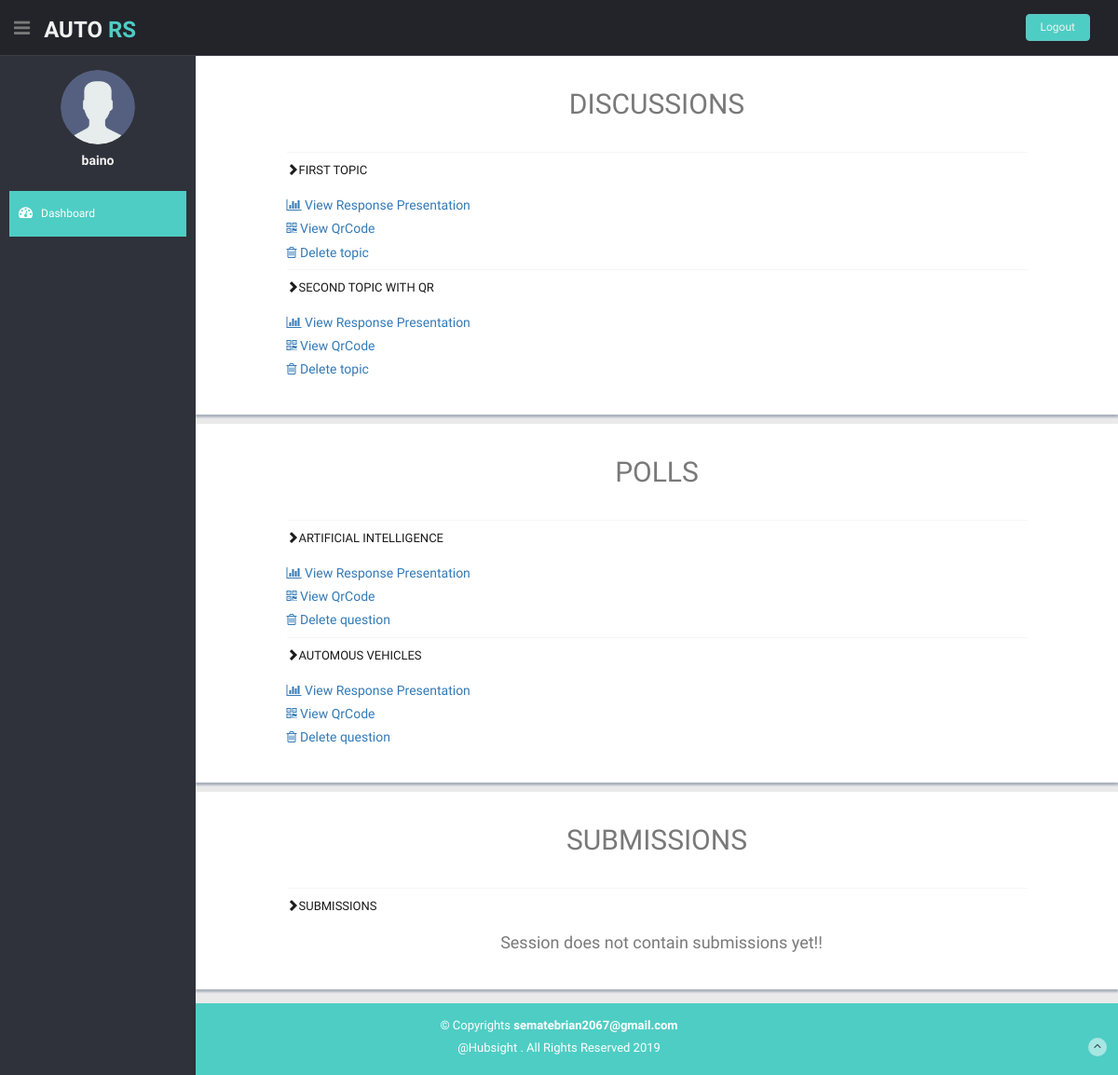
The app's page /moderator/session/2/details/ (signed in), older data.
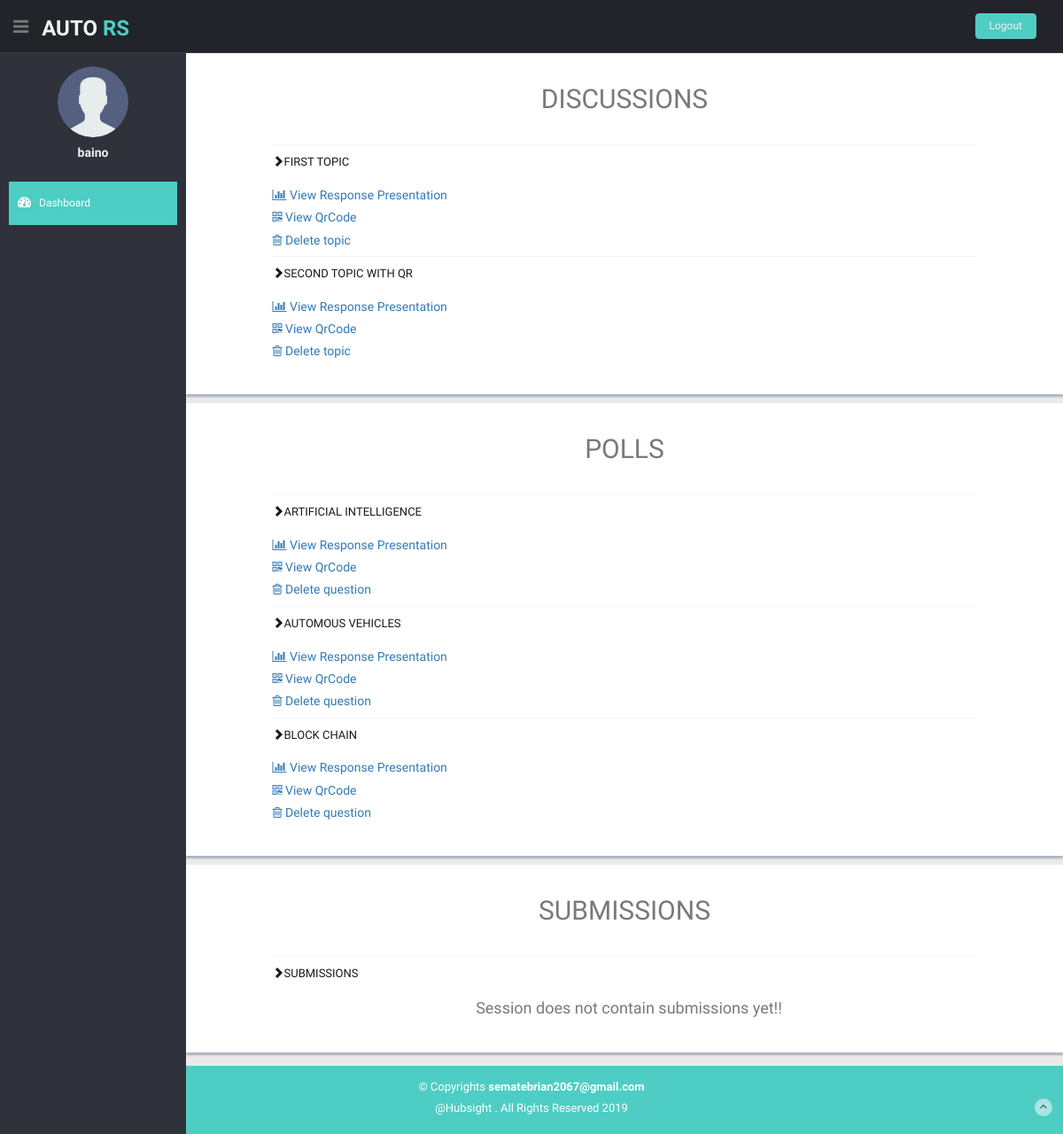
The same page, newer data.
### Ars/models.py (models this page shows)
class Topic(models.Model):
    topic_name = models.CharField(max_length=250, null=False)
    session = models.ForeignKey(Session, on_delete=models.CASCADE)
    qr_link_name = models.CharField(max_length=25, null=True)
    presentation_name = models.CharField(max_length=25, null=True)

class Question(models.Model):
    option_type = models.CharField(max_length=12, null=True)
    question = models.CharField(max_length=350, null=False)
    session = models.ForeignKey(Session, on_delete=models.CASCADE)
    qr_link_name = models.CharField(max_length=25, null=True)
    presentation_name = models.CharField(max_length=25, null=True)

### Ars/decorators.py (the view)
    def wrapper(request, **kwargs):
        if request is not None:
            if request.method == "GET":
                return function(request, **kwargs)
            raise Exception("method not allowed.")
        raise Exception("request is null")

### moderator/sessionViews.py (called while the page is built)
@login_required
@Get_check
def sessionDetails(request,session_pk):
    details = {}
    session = get_session_by_id(session_pk)
    if session and (session.owner.id==request.user.id):
        details['polls']=session.question_set.all()
        details['topics']=session.topic_set.all()
        details['submissions']=session.submission_set.all()
        details['session_key']=session.session_key
    return render(request,'moderator/sessiondetails.html',details)

def get_session_by_id(pk):
    session={}
    try:
        session = Session.objects.get(id=pk)
    except Session.DoesNotExist:
        return false
    else:
        return session

### moderator/templates/moderator/sessiondetails.html (shortened to what the changed rows need)
{% extends 'moderator/base.html'%}
{%block body%}
<section id="main-content">
  <section class="wrapper">
    <div class="row content-panel">
      <h2 class="centered">DISCUSSIONS</h2>
      <div class="col-md-10 col-md-offset-1 mt mb">
        <div class="accordion" id="accordion1">
          {%for topic in topics%}
          <div class="accordion-group">
            <div class="accordion-heading">
              <a class="accordion-toggle" data-toggle="collapse" data-parent="#accordion1" href="#collapseTopic-{{topic.id}}">
                <em class="glyphicon glyphicon-chevron-right icon-fixed-width"></em>{{topic.topic_name}}
                </a>
            </div>
            <div id="collapseTopic-{{topic.id}}" class="accordion-body collapse in">
              <div class="accordion-inner">
                <a href="{% url 'moderator:viewPresentation' 'test' %}">
                  <h5><i class="fa fa-bar-chart"></i> View Response Presentation</h5>
                </a>
                  {%if topic.qr_link_name is not None %}
                <a href="{% url 'Ars:qrcode_details' session_key topic.qr_link_name %}">
                  <h5><i class="fa fa-qrcode"></i> View QrCode</h5>
                </a>
                {%endif%}
                <a href="#" onclick="
                var result = confirm('Are you sure you wish to delete this topic?');
                    if( result ){
                            event.preventDefault();
                            document.getElementById('delete-form-topic-{{topic.id}}').submit();
                    }
                        " >
                    <h5><i class="fa fa-trash-o"></i> Delete topic</h5>
                </a>
              </div>
            </div>
          </div>
          {%empty%}
          <p>
            <h4 class="centered">
            Session does not contain any topics yet!!
            </h4>
          </p>
          {%endfor%}
        </div>
      </div>
    </div>
    <div class="row content-panel">
      <h2 class="centered">POLLS</h2>
      <div class="col-md-10 col-md-offset-1 mt mb">
        <div class="accordion" id="accordion2">
          {%for poll in polls%}
          <div class="accordion-group">
            <div class="accordion-heading">
              <a class="accordion-toggle" data-toggle="collapse" data-parent="#accordion2" href="#collapsePoll-{{poll.id}}">
                <em class="glyphicon glyphicon-chevron-right icon-fixed-width"></em>{{poll.question}}
                </a>
            </div>
            <div id="collapsePoll-{{poll.id}}" class="accordion-body collapse in">
              <div class="accordion-inner">
                <a href="{% url 'moderator:viewPresentation' poll.presentation_name %}">
                  <h5><i class="fa fa-bar-chart"></i> View Response Presentation</h5>
                </a>
                {%if poll.qr_link_name is not None %}
                <a href="{% url 'Ars:qrcode_details' session_key poll.qr_link_name %}">
                  <h5><i class="fa fa-qrcode"></i> View QrCode</h5>
                </a>
                {%endif%}
                <a href="#" onclick="
                var result = confirm('Are you sure you wish to delete this question?');
                    if( result ){
                            event.preventDefault();
                            document.getElementById('delete-form-poll-{{poll.id}}').submit();
                    }
                        " >
                    <h5><i class="fa fa-trash-o"></i> Delete question</h5>
                </a>
            </div>
            </div>
          </div>
          {%empty%}
          <p>
            <h4 class="centered">
            Session does not contain polls yet!!
            </h4>
          </p>
          {%endfor%}
        </div>
      </div>
    </div>
    <div class="row content-panel">
      <h2 class="centered">SUBMISSIONS</h2>
    </div>
  </section>
</section>
{%endblock%}

Row changes from the older to the newer data that the page shows:
added Question: question "BLOCK CHAIN", shows "View QrCode"
